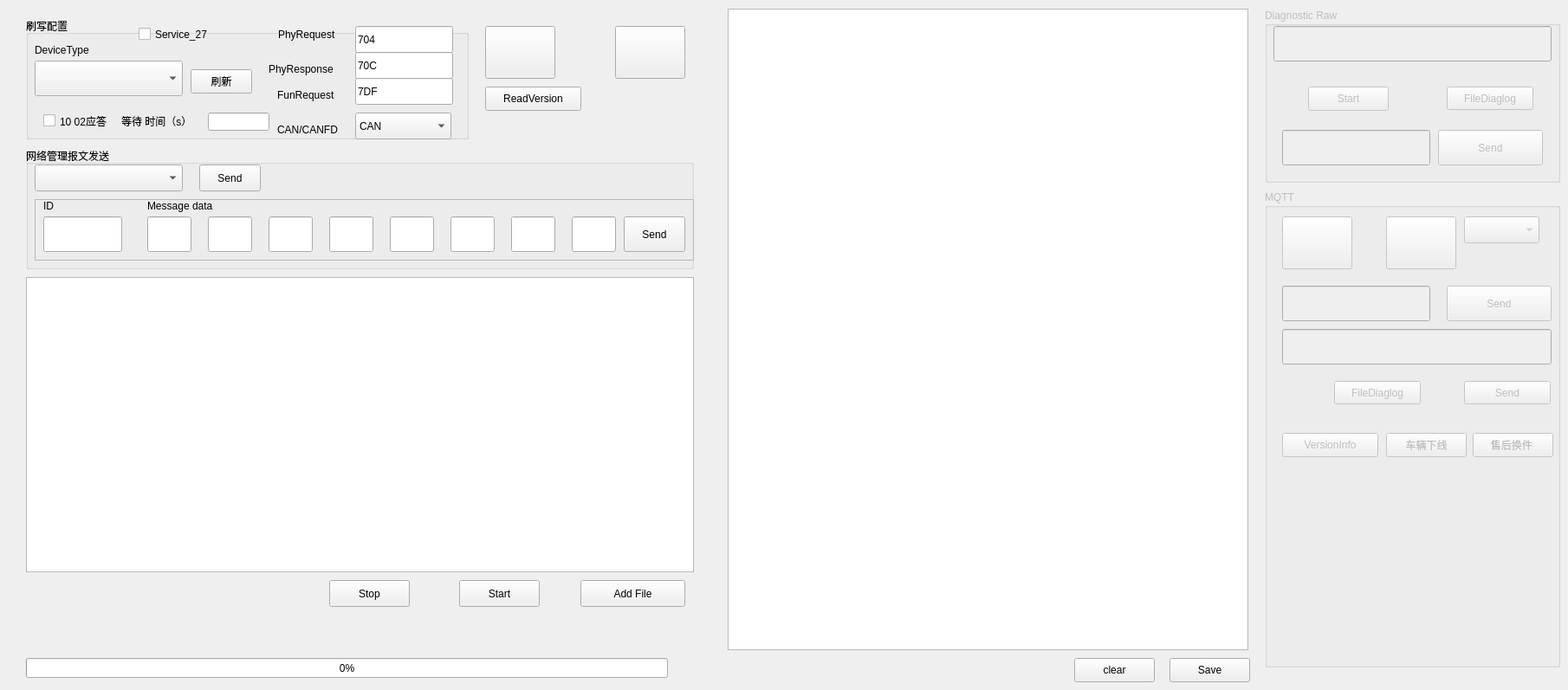
      <widget class="QWidget" name="tab_5">
       <attribute name="title">
        <string>FlashTool</string>
       </attribute>
       <widget class="QPushButton" name="Btn_Save">
        <property name="geometry">
         <rect>
          <x>1350</x>
          <y>760</y>
          <width>93</width>
          <height>28</height>
         </rect>
        </property>
        <property name="text">
         <string>Save</string>
        </property>
       </widget>
       <widget class="QPushButton" name="Btn_FIle">
        <property name="geometry">
         <rect>
          <x>670</x>
          <y>670</y>
          <width>121</width>
          <height>31</height>
         </rect>
        </property>
        <property name="text">
         <string>Add File</string>
        </property>
       </widget>
       <widget class="QPushButton" name="Btn_StopFlash">
        <property name="geometry">
         <rect>
          <x>380</x>
          <y>670</y>
          <width>93</width>
          <height>31</height>
         </rect>
        </property>
        <property name="text">
         <string>Stop</string>
        </property>
       </widget>
       <widget class="QPushButton" name="Btn_Start">
        <property name="geometry">
         <rect>
          <x>530</x>
          <y>670</y>
          <width>93</width>
          <height>31</height>
         </rect>
        </property>
        <property name="text">
         <string>Start</string>
        </property>
       </widget>
       <widget class="QPushButton" name="Btn_disConnect">
        <property name="geometry">
         <rect>
          <x>710</x>
          <y>30</y>
          <width>81</width>
          <height>61</height>
         </rect>
        </property>
        <property name="text">
         <string/>
        </property>
        <property name="icon">
         <iconset>
          <normaloff>../ReleaseDiagnostic/images/disconnect.jpg</normaloff>
          <normalon>../ReleaseDiagnostic/images/disconnect.jpg</normalon>../ReleaseDiagnostic/images/disconnect.jpg</iconset>
        </property>
        <property name="iconSize">
         <size>
          <width>50</width>
          <height>50</height>
         </size>
        </property>
       </widget>
       <widget class="QTextEdit" name="text_output_2">
        <property name="geometry">
         <rect>
          <x>840</x>
          <y>10</y>
          <width>601</width>
          <height>741</height>
         </rect>
        </property>
       </widget>
       <widget class="QTableWidget" name="tableWidget">
        <property name="geometry">
         <rect>
          <x>30</x>
          <y>320</y>
          <width>771</width>
          <height>341</height>
         </rect>
        </property>
       </widget>
       <widget class="QProgressBar" name="progressBar">
        <property name="geometry">
         <rect>
          <x>30</x>
          <y>760</y>
          <width>741</width>
          <height>23</height>
         </rect>
        </property>
        <property name="value">
         <number>0</number>
        </property>
        <property name="orientation">
         <enum>Qt::Horizontal</enum>
        </property>
        <property name="textDirection">
         <enum>QProgressBar::TopToBottom</enum>
        </property>
       </widget>
       <widget class="QPushButton" name="Btn_Clearlog">
        <property name="geometry">
         <rect>
          <x>1240</x>
          <y>760</y>
          <width>93</width>
          <height>28</height>
         </rect>
        </property>
        <property name="text">
         <string>clear</string>
        </property>
       </widget>
       <widget class="QGroupBox" name="groupBox_6">
        <property name="geometry">
         <rect>
          <x>30</x>
          <y>170</y>
          <width>771</width>
          <height>141</height>
         </rect>
        </property>
        <property name="title">
         <string>网络管理报文发送</string>
        </property>
        <widget class="QComboBox" name="comboBox_2">
         <property name="geometry">
          <rect>
           <x>10</x>
           <y>20</y>
           <width>171</width>
           <height>31</height>
          </rect>
         </property>
        </widget>
        <widget class="QPushButton" name="pushButton_3">
         <property name="geometry">
          <rect>
           <x>200</x>
           <y>20</y>
           <width>71</width>
           <height>31</height>
          </rect>
         </property>
         <property name="text">
          <string>Send</string>
         </property>
        </widget>
        <widget class="QFrame" name="frame">
         <property name="geometry">
          <rect>
           <x>10</x>
           <y>60</y>
           <width>761</width>
           <height>71</height>
          </rect>
         </property>
         <property name="frameShape">
          <enum>QFrame::StyledPanel</enum>
         </property>
         <property name="frameShadow">
          <enum>QFrame::Raised</enum>
         </property>
         <widget class="QPushButton" name="pushButton_4">
          <property name="geometry">
           <rect>
            <x>680</x>
            <y>20</y>
            <width>71</width>
            <height>41</height>
           </rect>
          </property>
          <property name="text">
           <string>Send</string>
          </property>
         </widget>
         <widget class="QLineEdit" name="MsgData1">
          <property name="geometry">
           <rect>
            <x>130</x>
            <y>20</y>
            <width>51</width>
            <height>41</height>
           </rect>
          </property>
         </widget>
         <widget class="QLineEdit" name="MsgData2">
          <property name="geometry">
           <rect>
            <x>200</x>
            <y>20</y>
            <width>51</width>
            <height>41</height>
           </rect>
          </property>
         </widget>
         <widget class="QLineEdit" name="MsgData3">
          <property name="geometry">
           <rect>
            <x>270</x>
            <y>20</y>
            <width>51</width>
            <height>41</height>
           </rect>
          </property>
         </widget>
         <widget class="QLineEdit" name="MsgData4">
          <property name="geometry">
           <rect>
            <x>340</x>
            <y>20</y>
            <width>51</width>
            <height>41</height>
           </rect>
          </property>
         </widget>
         <widget class="QLineEdit" name="MsgData5">
          <property name="geometry">
           <rect>
            <x>410</x>
            <y>20</y>
            <width>51</width>
            <height>41</height>
           </rect>
          </property>
         </widget>
         <widget class="QLineEdit" name="MsgData6">
          <property name="geometry">
           <rect>
            <x>480</x>
            <y>20</y>
            <width>51</width>
            <height>41</height>
           </rect>
          </property>
         </widget>
         <widget class="QLineEdit" name="MsgData7">
          <property name="geometry">
           <rect>
            <x>550</x>
            <y>20</y>
            <width>51</width>
            <height>41</height>
           </rect>
          </property>
         </widget>
         <widget class="QLineEdit" name="MsgData8">
          <property name="geometry">
           <rect>
            <x>620</x>
            <y>20</y>
            <width>51</width>
            <height>41</height>
           </rect>
          </property>
         </widget>
         <widget class="QLineEdit" name="Message_ID">
          <property name="geometry">
           <rect>
            <x>10</x>
            <y>20</y>
            <width>91</width>
            <height>41</height>
           </rect>
          </property>
         </widget>
         <widget class="QLabel" name="label_5">
          <property name="geometry">
           <rect>
            <x>10</x>
            <y>0</y>
            <width>72</width>
            <height>15</height>
           </rect>
          </property>
          <property name="text">
           <string>ID</string>
          </property>
         </widget>
         <widget class="QLabel" name="label_6">
          <property name="geometry">
           <rect>
            <x>130</x>
            <y>0</y>
            <width>111</width>
            <height>16</height>
           </rect>
          </property>
          <property name="text">
           <string>Message data</string>
          </property>
         </widget>
        </widget>
       </widget>
       <widget class="QGroupBox" name="groupBox_7">
        <property name="geometry">
         <rect>
          <x>30</x>
          <y>20</y>
          <width>511</width>
          <height>141</height>
         </rect>
        </property>
        <property name="title">
         <string>刷写配置</string>
        </property>
        <widget class="QLabel" name="label_7">
         <property name="geometry">
          <rect>
           <x>290</x>
           <y>120</y>
           <width>81</width>
           <height>20</height>
          </rect>
         </property>
         <property name="text">
          <string>CAN/CANFD</string>
         </property>
        </widget>
        <widget class="QComboBox" name="comboBox">
         <property name="geometry">
          <rect>
           <x>10</x>
           <y>50</y>
           <width>171</width>
           <height>41</height>
          </rect>
         </property>
        </widget>
        <widget class="QLineEdit" name="txt_funReq">
         <property name="geometry">
          <rect>
           <x>380</x>
           <y>70</y>
           <width>113</width>
           <height>31</height>
          </rect>
         </property>
         <property name="text">
          <string>7DF</string>
         </property>
        </widget>
        <widget class="QCheckBox" name="checkBox">
         <property name="geometry">
          <rect>
           <x>130</x>
           <y>10</y>
           <width>101</width>
           <height>19</height>
          </rect>
         </property>
         <property name="text">
          <string>Service_27</string>
         </property>
        </widget>
        <widget class="QComboBox" name="comboBox_4">
         <property name="geometry">
          <rect>
           <x>380</x>
           <y>110</y>
           <width>111</width>
           <height>31</height>
          </rect>
         </property>
         <item>
          <property name="text">
           <string>CAN</string>
          </property>
         </item>
         <item>
          <property name="text">
           <string>CANFD</string>
          </property>
         </item>
        </widget>
        <widget class="QLabel" name="label_4">
         <property name="geometry">
          <rect>
           <x>10</x>
           <y>30</y>
           <width>81</width>
           <height>16</height>
          </rect>
         </property>
         <property name="text">
          <string>DeviceType</string>
         </property>
        </widget>
        <widget class="QLineEdit" name="txt_PhyReq">
         <property name="geometry">
          <rect>
           <x>380</x>
           <y>10</y>
           <width>113</width>
           <height>31</height>
          </rect>
         </property>
         <property name="text">
          <string>704</string>
         </property>
        </widget>
        <widget class="QLabel" name="label_8">
         <property name="geometry">
          <rect>
           <x>290</x>
           <y>80</y>
           <width>81</width>
           <height>20</height>
          </rect>
         </property>
         <property name="text">
          <string>FunRequest</string>
         </property>
        </widget>
        <widget class="QLineEdit" name="txt_phyRes">
         <property name="geometry">
          <rect>
           <x>380</x>
           <y>40</y>
           <width>113</width>
           <height>31</height>
          </rect>
         </property>
         <property name="text">
          <string>70C</string>
         </property>
        </widget>
        <widget class="QLabel" name="label_9">
         <property name="geometry">
          <rect>
           <x>291</x>
           <y>10</y>
           <width>81</width>
           <height>20</height>
          </rect>
         </property>
         <property name="text">
          <string>PhyRequest</string>
         </property>
        </widget>
        <widget class="QLabel" name="label_10">
         <property name="geometry">
          <rect>
           <x>280</x>
           <y>50</y>
           <width>91</width>
           <height>20</height>
          </rect>
         </property>
         <property name="text">
          <string>PhyResponse</string>
         </property>
        </widget>
        <widget class="QPushButton" name="Btn_Fresh">
         <property name="geometry">
          <rect>
           <x>190</x>
           <y>60</y>
           <width>71</width>
           <height>28</height>
          </rect>
         </property>
         <property name="text">
          <string>刷新</string>
         </property>
        </widget>
        <widget class="QCheckBox" name="checkBox_2">
         <property name="geometry">
          <rect>
           <x>20</x>
           <y>110</y>
           <width>91</width>
           <height>19</height>
          </rect>
         </property>
         <property name="text">
          <string>10 02应答</string>
         </property>
        </widget>
        <widget class="QLineEdit" name="lineEdit_12">
         <property name="geometry">
          <rect>
           <x>210</x>
           <y>110</y>
           <width>71</width>
           <height>21</height>
          </rect>
         </property>
        </widget>
        <widget class="QLabel" name="label_3">
         <property name="geometry">
          <rect>
           <x>110</x>
           <y>110</y>
           <width>101</width>
           <height>20</height>
          </rect>
         </property>
         <property name="text">
          <string>等待 时间（s）</string>
         </property>
        </widget>
       </widget>
       <widget class="QPushButton" name="Btn_Connect">
        <property name="geometry">
         <rect>
          <x>560</x>
          <y>30</y>
          <width>81</width>
          <height>61</height>
         </rect>
        </property>
        <property name="text">
         <string/>
        </property>
        <property name="icon">
         <iconset>
          <normaloff>../ReleaseDiagnostic/images/connect.jpeg</normaloff>../ReleaseDiagnostic/images/connect.jpeg</iconset>
        </property>
        <property name="iconSize">
         <size>
          <width>50</width>
          <height>50</height>
         </size>
        </property>
       </widget>
       <widget class="QGroupBox" name="groupBox_8">
        <property name="enabled">
         <bool>false</bool>
        </property>
        <property name="geometry">
         <rect>
          <x>1460</x>
          <y>220</y>
          <width>341</width>
          <height>551</height>
         </rect>
        </property>
        <property name="title">
         <string>MQTT</string>
        </property>
        <widget class="QPushButton" name="Btn_ConnectMqtt">
         <property name="geometry">
          <rect>
           <x>20</x>
           <y>30</y>
           <width>81</width>
           <height>61</height>
          </rect>
         </property>
         <property name="text">
          <string/>
         </property>
         <property name="icon">
          <iconset>
           <normaloff>../ReleaseDiagnostic/images/connect.jpeg</normaloff>../ReleaseDiagnostic/images/connect.jpeg</iconset>
         </property>
         <property name="iconSize">
          <size>
           <width>50</width>
           <height>50</height>
          </size>
         </property>
        </widget>
        <widget class="QPushButton" name="Btn_disConnectMqtt">
         <property name="geometry">
          <rect>
           <x>140</x>
           <y>30</y>
           <width>81</width>
           <height>61</height>
          </rect>
         </property>
         <property name="text">
          <string/>
         </property>
         <property name="icon">
          <iconset>
           <normaloff>../ReleaseDiagnostic/images/disconnect.jpg</normaloff>
           <normalon>../ReleaseDiagnostic/images/disconnect.jpg</normalon>../ReleaseDiagnostic/images/disconnect.jpg</iconset>
         </property>
         <property name="iconSize">
          <size>
           <width>50</width>
           <height>50</height>
          </size>
         </property>
        </widget>
        <widget class="QLineEdit" name="SendData_mqtt">
         <property name="geometry">
          <rect>
           <x>20</x>
           <y>110</y>
           <width>171</width>
           <height>41</height>
          </rect>
         </property>
         <property name="locale">
          <locale language="English" country="UnitedStates"/>
         </property>
         <property name="inputMethodHints">
          <set>Qt::ImhDigitsOnly</set>
         </property>
        </widget>
        <widget class="QPushButton" name="Btn_SendMqtt">
         <property name="geometry">
          <rect>
           <x>210</x>
           <y>110</y>
           <width>121</width>
           <height>41</height>
          </rect>
         </property>
         <property name="text">
          <string>Send</string>
         </property>
        </widget>
        <widget class="QPushButton" name="Btn_getVersion">
         <property name="geometry">
          <rect>
           <x>20</x>
           <y>280</y>
           <width>111</width>
           <height>28</height>
          </rect>
         </property>
         <property name="text">
          <string>VersionInfo</string>
         </property>
        </widget>
        <widget class="QComboBox" name="comboBox_ECU">
         <property name="geometry">
          <rect>
           <x>230</x>
           <y>30</y>
           <width>87</width>
           <height>31</height>
          </rect>
         </property>
        </widget>
        <widget class="QLineEdit" name="SendData_mqttPath">
         <property name="geometry">
          <rect>
           <x>20</x>
           <y>160</y>
           <width>311</width>
           <height>41</height>
          </rect>
         </property>
         <property name="locale">
          <locale language="English" country="UnitedStates"/>
         </property>
         <property name="inputMethodHints">
          <set>Qt::ImhDigitsOnly</set>
         </property>
        </widget>
        <widget class="QPushButton" name="Btn_FileDiaglogMqtt">
         <property name="geometry">
          <rect>
           <x>80</x>
           <y>220</y>
           <width>100</width>
           <height>27</height>
          </rect>
         </property>
         <property name="text">
          <string>FileDiaglog</string>
         </property>
        </widget>
        <widget class="QPushButton" name="Btn_SendMqttScript">
         <property name="geometry">
          <rect>
           <x>230</x>
           <y>220</y>
           <width>100</width>
           <height>27</height>
          </rect>
         </property>
         <property name="text">
          <string>Send</string>
         </property>
        </widget>
        <widget class="QPushButton" name="Btn_EOL">
         <property name="geometry">
          <rect>
           <x>140</x>
           <y>280</y>
           <width>93</width>
           <height>28</height>
          </rect>
         </property>
         <property name="text">
          <string>车辆下线</string>
         </property>
        </widget>
        <widget class="QPushButton" name="Btn_AfterSale">
         <property name="geometry">
          <rect>
           <x>240</x>
           <y>280</y>
           <width>93</width>
           <height>28</height>
          </rect>
         </property>
         <property name="text">
          <string>售后换件 </string>
         </property>
        </widget>
       </widget>
       <widget class="QGroupBox" name="groupBox_9">
        <property name="enabled">
         <bool>false</bool>
        </property>
        <property name="geometry">
         <rect>
          <x>1460</x>
          <y>10</y>
          <width>341</width>
          <height>201</height>
         </rect>
        </property>
        <property name="title">
         <string>Diagnostic Raw</string>
        </property>
        <widget class="QLineEdit" name="lineEdit_DiagConf">
         <property name="geometry">
          <rect>
           <x>10</x>
           <y>20</y>
           <width>321</width>
           <height>41</height>
          </rect>
         </property>
        </widget>
        <widget class="QPushButton" name="Btn_StartDiag">
         <property name="geometry">
          <rect>
           <x>50</x>
           <y>90</y>
           <width>93</width>
           <height>28</height>
          </rect>
         </property>
         <property name="text">
          <string>Start</string>
         </property>
        </widget>
        <widget class="QPushButton" name="Btn_FileDiaglog">
         <property name="geometry">
          <rect>
           <x>210</x>
           <y>90</y>
           <width>100</width>
           <height>27</height>
          </rect>
         </property>
         <property name="text">
          <string>FileDiaglog</string>
         </property>
        </widget>
        <widget class="QPushButton" name="Btn_Send">
         <property name="geometry">
          <rect>
           <x>200</x>
           <y>140</y>
           <width>121</width>
           <height>41</height>
          </rect>
         </property>
         <property name="text">
          <string>Send</string>
         </property>
        </widget>
        <widget class="QLineEdit" name="SendData_Line">
         <property name="geometry">
          <rect>
           <x>20</x>
           <y>140</y>
           <width>171</width>
           <height>41</height>
          </rect>
         </property>
         <property name="locale">
          <locale language="English" country="UnitedStates"/>
         </property>
         <property name="inputMethodHints">
          <set>Qt::ImhDigitsOnly</set>
         </property>
        </widget>
       </widget>
       <widget class="QPushButton" name="Btn_ReadVersion">
        <property name="geometry">
         <rect>
          <x>560</x>
          <y>100</y>
          <width>111</width>
          <height>28</height>
         </rect>
        </property>
        <property name="text">
         <string>ReadVersion</string>
        </property>
       </widget>
      </widget>
